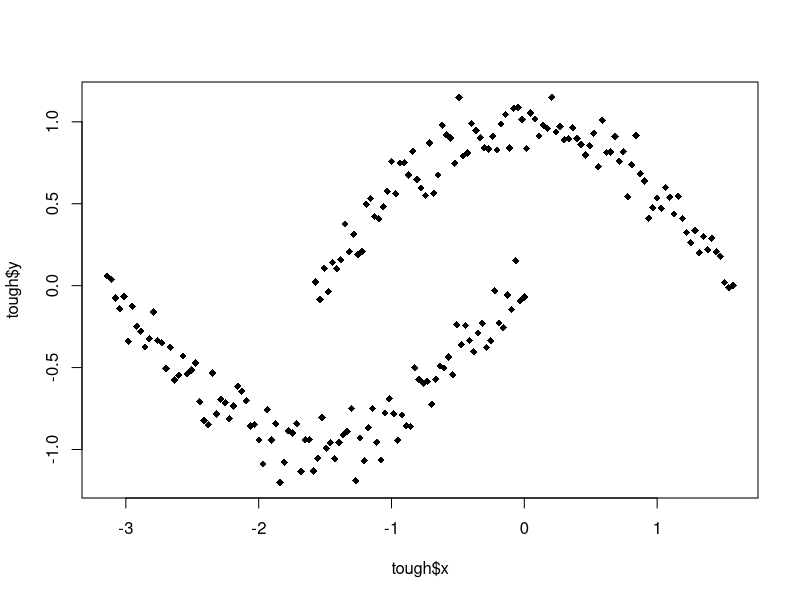
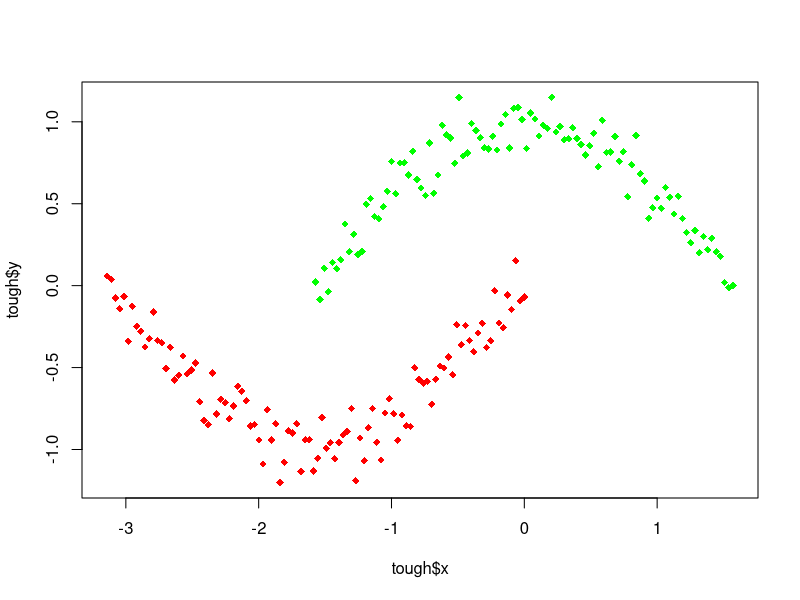

These figures' R source, in order: (Note: this script raises an error after producing the figures.)
## ---- chunk 1

tough = read.csv("tough.csv",header=T)

plot(tough$x,tough$y,pch=18)

plot(tough$x,tough$y,pch=".")
points(tough$x[1:100],tough$y[1:100],pch=18,col="red")
points(tough$x[101:200],tough$y[101:200],pch=18,col="green")

## ---- chunk 2
### k-Means Clustering

tough.k = kmeans(tough,2,nstart=25)
## ---- chunk 3
### Hierarchical Clustering

tough.hc.comp = hclust(dist(tough[,1:2]))
tough.hc.ward = hclust(dist(tough[,1:2]),method="ward.D")
tough.hc.aver = hclust(dist(tough[,1:2]),method="average")
tough.hc.sing = hclust(dist(tough[,1:2]),method="single")
tough.hc.mcqu = hclust(dist(tough[,1:2]),method="mcquitty")
tough.hc.medi = hclust(dist(tough[,1:2]),method="median")
tough.hc.cent = hclust(dist(tough[,1:2]),method="centroid")
## ---- chunk 4
### using "cutree"

tough.hc.comp.2gr = cutree(tough.hc.comp,2)
tough.hc.ward.2gr = cutree(tough.hc.ward,2)
tough.hc.aver.2gr = cutree(tough.hc.aver,2)
tough.hc.sing.2gr = cutree(tough.hc.sing,2)
tough.hc.mcqu.2gr = cutree(tough.hc.mcqu,2)
